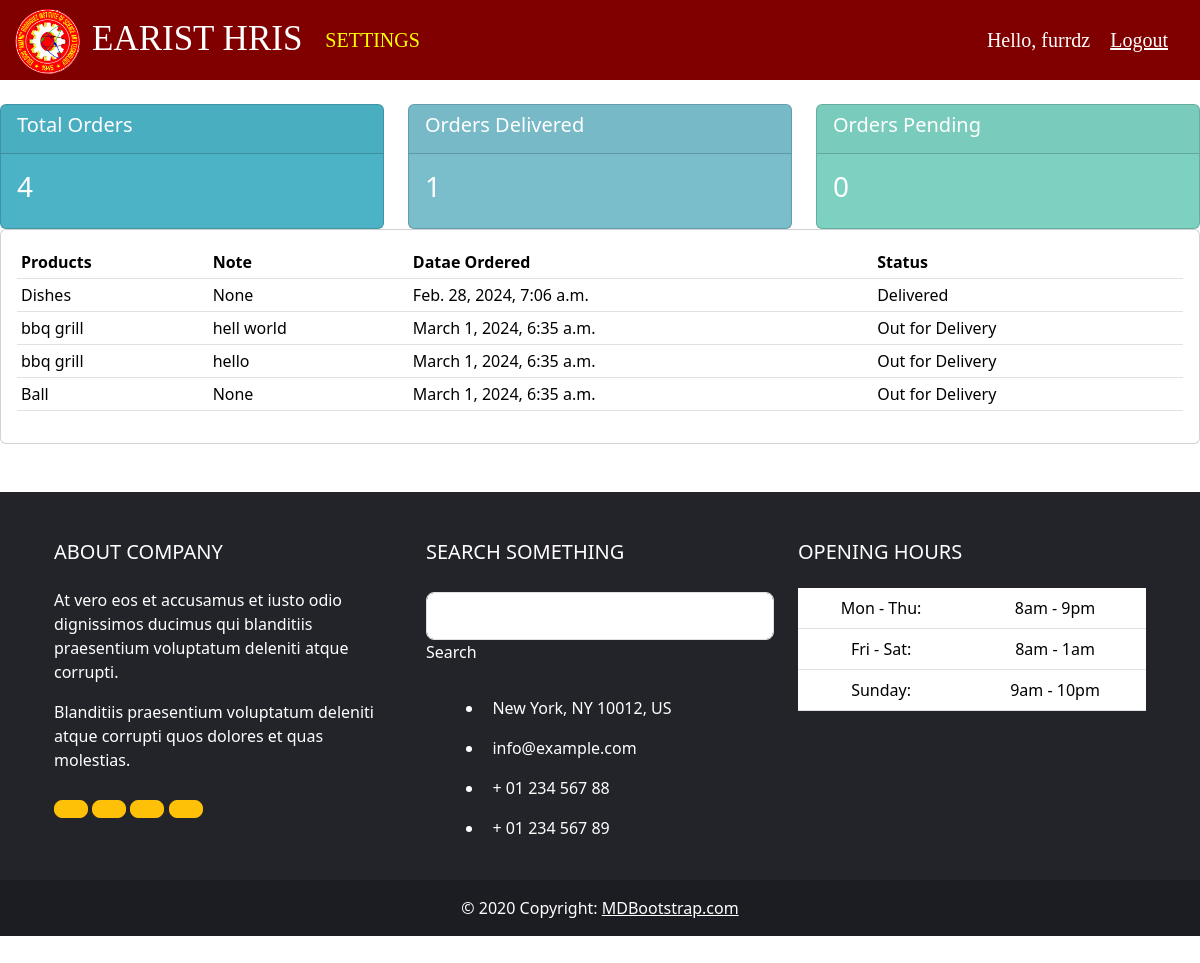
The page /user/ (signed in) on the database its author committed.
### accounts/models.py (models this page shows)
class Order(models.Model):
    STATUS = (
            ('Pending', 'Pending'),
            ('Out for Delivery','Out for Delivery'),
            ('Delivered', 'Delivered'),
             )
    customer = models.ForeignKey(Customer, null=True, on_delete= models.SET_NULL)
    product = models.ForeignKey(Product, null=True, on_delete= models.SET_NULL)
    date_created = models.DateTimeField(auto_now_add=True, null= True)
    status = models.CharField(max_length = 200, null=True, choices=STATUS)
    note = models.CharField(max_length = 1000, null=True)
    def __str__(self):
        return self.product.name

class Product(models.Model):
    CATEGORY = (
            ('Indoor', 'Indoor'),
            ('Out Door','Out Door'),
             )
    name = models.CharField(max_length = 200, null= True)
    price = models.FloatField(null=True)
    category = models.CharField(max_length = 200, null= True, choices = CATEGORY)
    description = models.CharField(max_length = 200, null= True, blank = True)
    date_created = models.DateTimeField(auto_now_add=True, null= True)
    tags = models.ManyToManyField(Tag)
    def __str__(self):
        return self.name

### accounts/decorators.py (the view)
        def wrapper_func(request, *args, **kwargs):
            group = None
            if request.user.groups.exists():
                group = request.user.groups.all()[0].name
            if group in allowed_roles:
                return view_func(request, *args, **kwargs)
            else:
                return HttpResponse('You are not authorized to view this page')

### accounts/views.py (called while the page is built)
@login_required(login_url='login')
@allowed_users(allowed_roles=['customer'])
def userPage(request):
    orders = request.user.customer.order_set.all()
    total_orders = orders.count()
    delivered = orders.filter(status='Delivered').count()
    pending = orders.filter(status='Pending').count()
    print('ORDERS:', orders )
    context = {'orders':orders,
               'total_orders':total_orders,
               'delivered': delivered,
               'pending': pending}
    return render(request, 'accounts/user.html', context)

### accounts/templates/accounts/user.html
{% extends "accounts/base.html" %}
{% block content %}
{% include 'accounts/status.html' %}
<div class="row">
    <div class="col-md">
        <div class="card card-body">
            <table class="table table-sm">
                <tr>
                    <th>Products</th>
                    <th>Note</th>
                    <th>Datae Ordered</th>
                    <th>Status</th>
                </tr>
                {% for order in orders %}
                <tr>
                    <td>{{order.product}}</td>
                    <td>{{order.note}}</td>
                    <td>{{order.date_created}}</td>
                    <td>{{order.status}}</td>
                </tr>
                {% endfor %}
            </table>
        </div>
    </div>
</div>
{% endblock content %}

### accounts/templates/accounts/navbar.html (shortened to what this page needs)
{% load static %}
  <nav class="navbar navbar-expand-lg">
    <div class="container-fluid">
      <img src="{% static './images/earist-logo.png' %}" alt="" width="70" height="70">
      <h3 class="brand">EARIST HRIS</h3>
      <div class="collapse navbar-collapse" id="navbarSupportedContent">
        <ul class="navbar-nav ">
          {% if request.user.is_staff %}
          <li class="nav-item">
            <a class="nav-link active" aria-current="page" href="{% url 'home' %}">DASHBOARD</a>
          </li>
          <li class="nav-item">
            <a class="nav-link" href="{% url 'products' %}">PRODUCTS</a>
          </li>
          <li class="nav-item dropdown">
            <a class="nav-link dropdown-toggle" href="#" role="button" data-bs-toggle="dropdown" aria-expanded="true">
              EMPLOYEE RECORDS
            </a>
            <ul class="dropdown-menu">
              <li><a class="dropdown-item" href="#">Action</a></li>
              <li><a class="dropdown-item" href="#">Another action</a></li>
              <li><hr class="dropdown-divider"></li>
              <li><a class="dropdown-item" href="#">Something else here</a></li>
            </ul>
          </li>
          {% else %}
          <li class="nav-item">
            <a class="nav-link active" aria-current="page" href="{% url 'account' %}">SETTINGS</a>
          </li>
          {% endif %}
        </ul>
      </div>
          <span class="hello-msg"> Hello, {{request.user}}</span>
       <span><a href="{% url 'logout' %}" class="hello-msg">Logout</a></span>
      </div>
  </nav>

### static/css/style.css (style rules this page uses)
.navbar { background-color: maroon; height: 80px; }
.brand { color: white !important; font-family: 'Poppins';font-size: 35px; }
.nav-link { transition: all 0.2; color: white; font-family: 'Poppins';font-size: 20px; }
.hello-msg { color:white; font-family: 'Poppins';font-size: 20px; margin-right: 20px; }
.nav-link::after { content: ''; opacity: 0; transition: all 0.2; width: 100%; background-color: yellow; bottom: 0; left: 0; }
.navbar-nav .active { color: yellow !important; }

### accounts/templates/accounts/navbar.html (style rules this page uses)
.brand { color: white !important; font-family: 'Poppins';font-size: auto; padding-top: 5px; padding-left: 10px; padding-right: 15px; }

### rows shown on the page
Order: product "Dishes", note "None", date_created "Feb. 28, 2024, 7:06 a.m.", status "Delivered"
Order: product "bbq grill", note "hell world", date_created "March 1, 2024, 6:35 a.m.", status "Out for Delivery"
Order: product "bbq grill", note "hello", date_created "March 1, 2024, 6:35 a.m.", status "Out for Delivery"
Order: product "Ball", note "None", date_created "March 1, 2024, 6:35 a.m.", status "Out for Delivery"

### other values the page prints
{{ request.user }} "furrdz"
{{ total_orders }} "4"
{{ delivered }} "1"
{{ pending }} "0"
